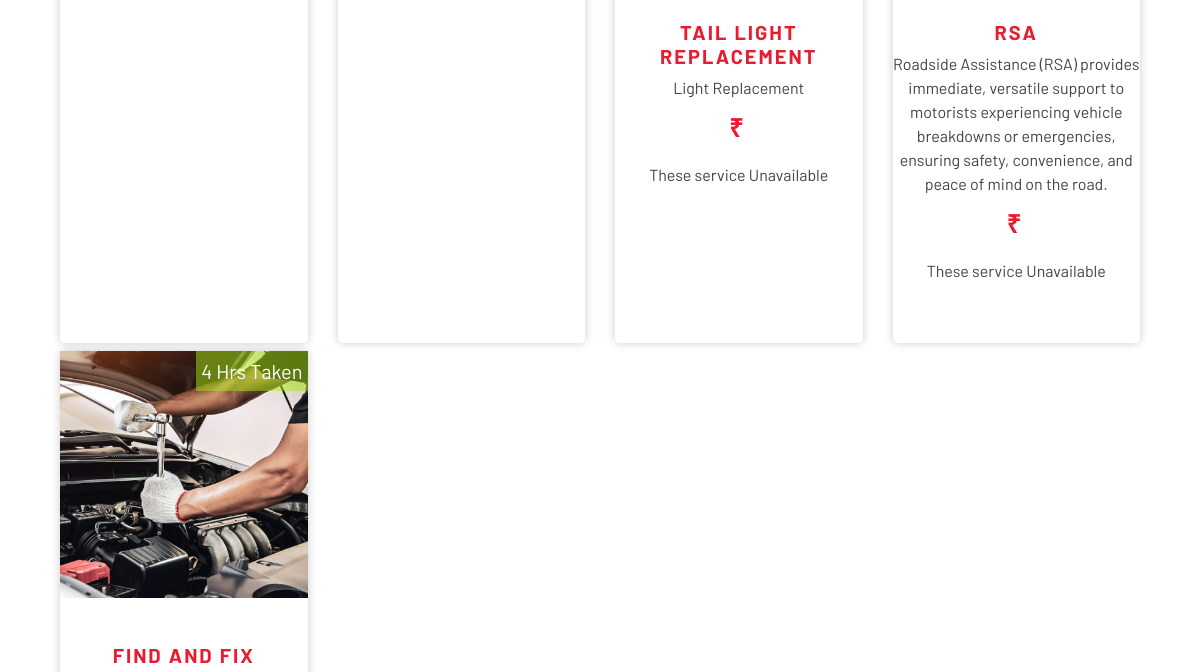
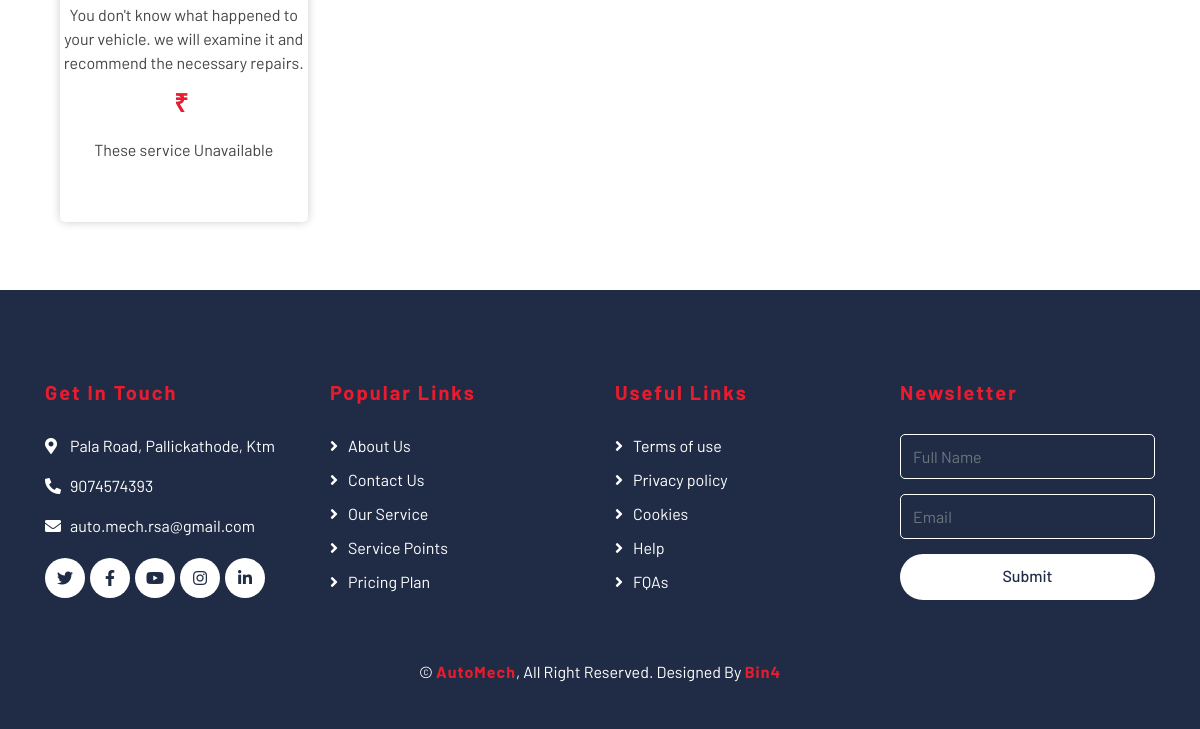
Page /service/cost (lower part) on the earlier database version (2 pictures, top to bottom).
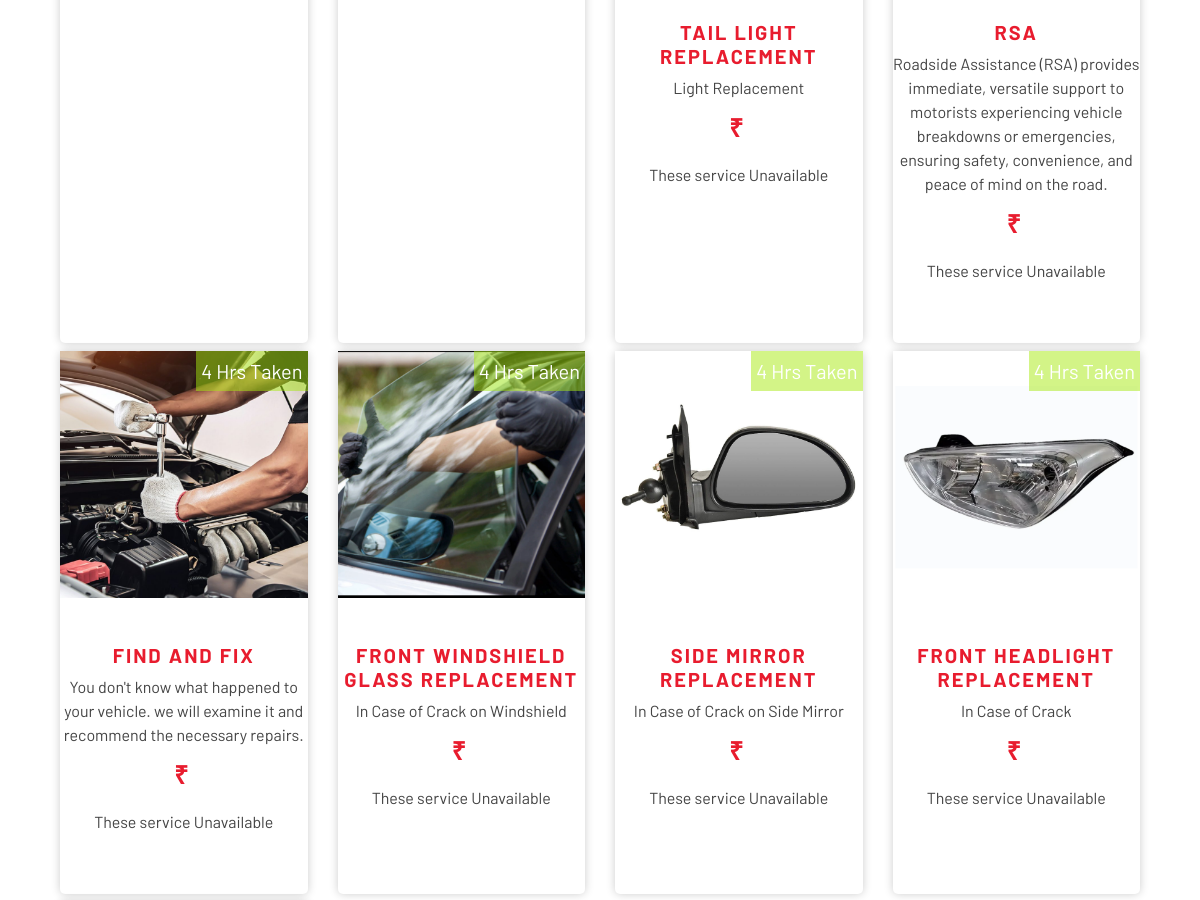
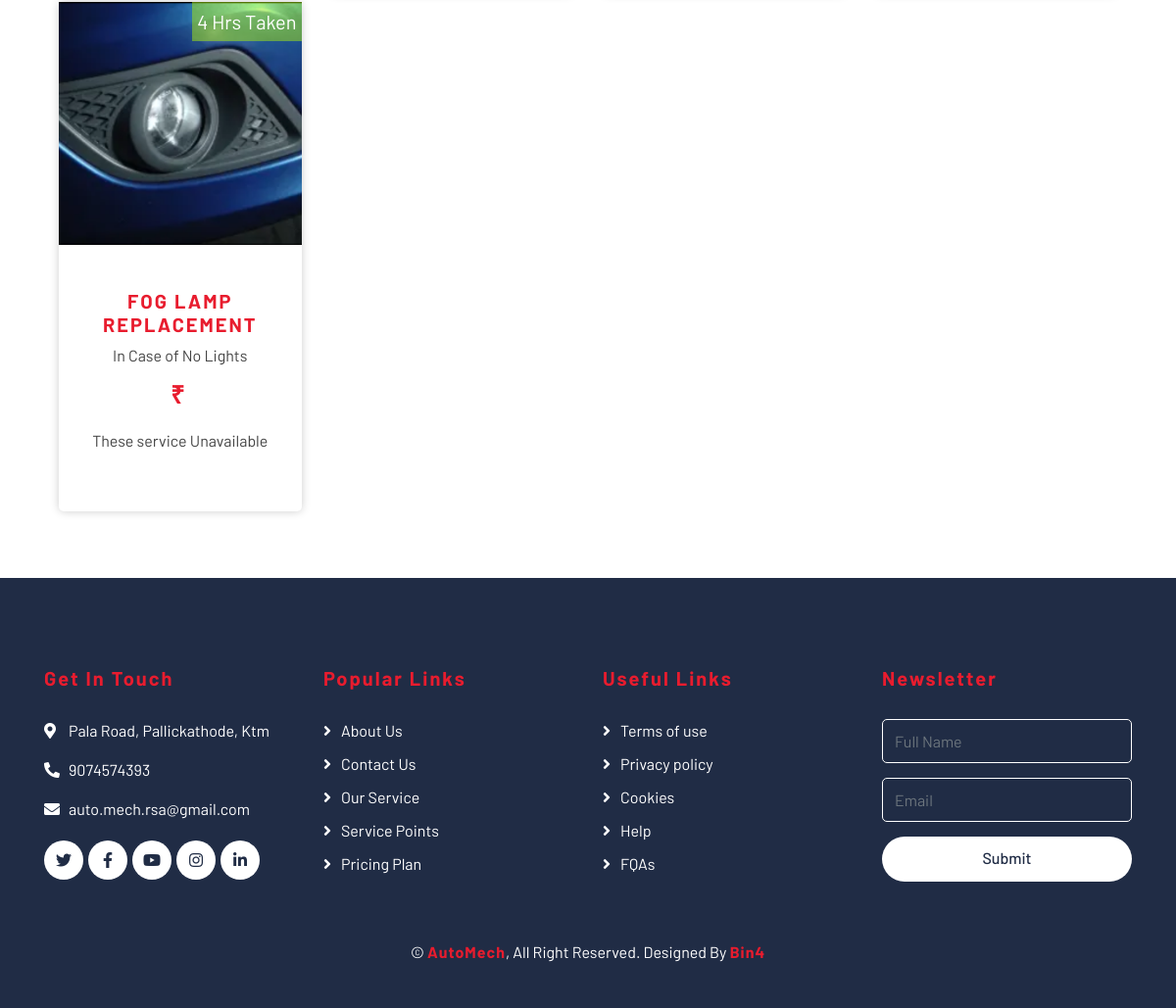
Same page on the later database version (2 pictures, top to bottom).
### client/models.py (models this page shows, shortened)
class ServiceList(models.Model):
    service_name = models.CharField(max_length=255,unique=True)
    service_category = models.ForeignKey('ServiceCategory', on_delete=models.CASCADE)
    description = models.TextField(null=True, blank=True)
    service_Image = models.ImageField(upload_to='service_images/',blank=True, null=True)
    tasks = models.ManyToManyField(Task)
    slug = models.SlugField(unique=True, blank=True)

### client/views.py (the view)
# urls.py: path('service/cost',views.servicecost_estimation,name='service_cost_finder'),
def servicecost_estimation(request):
    variant = None
    if request.method == "POST":
        model_variant_id = request.POST.get('model_variant')
        variant = ModelVariant.objects.get(id =  model_variant_id)
    services = ServiceList.objects.all()
    service_prices = ServicePrice.objects.none()
    if variant:
        service_prices = ServicePrice.objects.filter(variant=variant)
    services_with_prices = []
    for service in services:
        price = next((price for price in service_prices if price.service == service), None)
        if price:
            services_with_prices.append((service, price))
        else:
            services_with_prices.append((service,  0.0))
    make_companys = CarMake.objects.all()
    model_names= CarModel.objects.all()
    model_variants = ModelVariant.objects.all()
    context = {
        'services_with_prices': services_with_prices,
        'make_companys': make_companys,
        'model_names' : model_names,
        'model_variants' : model_variants,
        'resvariant': variant
    }
    return render(request, 'client/servicecost_estimation.html', context)

### client/models.py (called while the page is built)
    def __str__(self):
        return self.make_name

    def __str__(self):
        return self.model_name

    def __str__(self):
        return f"{self.model.model_name} - {self.variant_name}"

### templates/client/servicecost_estimation.html (shortened to what this page needs)
{% extends 'client/base.html' %}
{%block content%}
{% load static %}
<div class="price">
  <div class="container">
              <div class="row">
                {%for service, price in services_with_prices %}
                    <div class="col-md-3 mb-2">
                        <div class="price-item featured-item d-flex flex-column h-100">
                            <div class="image-model-container">
                                <div class="duration-container">
                                    4 Hrs Taken
                                </div>
                                <img src="{{service.service_Image.url }}"  class="img-fluid zoom-modimage" alt="Your Image">
                            </div>
                            <div class="price-header">
                                <h3> {{service.service_name }}</h3>
                                {{service.description }}
                                <h2><span>₹ {{price.price }}</span></h2>
                                {% if price == 0%}
                                These service Unavailable
                                {%endif%}
                            </div>
                        </div>
                    </div>
                {%endfor%}
              </div>
      </div>
  </div>
{%endblock%}

### templates/client/base.html (shortened to what this page needs)
<!DOCTYPE html>
{% load static %} {% comment %} {% load socialaccount %} {% endcomment %}
<html lang="en">
  <head>
    <link href="https://stackpath.bootstrapcdn.com/bootstrap/4.4.1/css/bootstrap.min.css" rel="stylesheet" />
    <link href="https://cdnjs.cloudflare.com/ajax/libs/font-awesome/5.10.0/css/all.min.css" rel="stylesheet" />
    <link href="{% static 'lib/flaticon/font/flaticon.css' %}" rel="stylesheet" />
    <link href="{% static 'lib/animate/animate.min.css' %}" rel="stylesheet" />
    <link href="{% static 'lib/owlcarousel/assets/owl.carousel.min.css' %}" rel="stylesheet" />
    <link rel="stylesheet" href="https://unpkg.com/leaflet@1.9.4/dist/leaflet.css" />
    <link href="{% static 'css/style.css' %}" rel="stylesheet" />
  </head>
  <body>
     {% block content %}
    {% endblock %}
    <div id="toast-container" class="position-absolute top-0 end-0 p-3">
    </div>
    <div class="footer">
      <div class="container">
        <div class="row">
          <div class="col-lg-3 col-md-6">
            <div class="footer-contact">
              <h2>Get In Touch</h2>
              <p>
                <i class="fa fa-map-marker-alt"></i>Pala Road, Pallickathode, Ktm
              </p>
              <p>
                <i class="fa fa-phone-alt"></i>9074574393
              </p>
              <p>
                <i class="fa fa-envelope"></i>auto.mech.rsa@gmail.com
              </p>
              <div class="footer-social">
                <a class="btn" href=""><i class="fab fa-twitter"></i></a>
                <a class="btn" href=""><i class="fab fa-facebook-f"></i></a>
                <a class="btn" href=""><i class="fab fa-youtube"></i></a>
                <a class="btn" href=""><i class="fab fa-instagram"></i></a>
                <a class="btn" href=""><i class="fab fa-linkedin-in"></i></a>
              </div>
            </div>
          </div>
          <div class="col-lg-3 col-md-6">
            <div class="footer-link">
              <h2>Popular Links</h2>
              <a href="">About Us</a>
              <a href="">Contact Us</a>
              <a href="">Our Service</a>
              <a href="{% url 'map_view' %}">Service Points</a>
              <a href="{% url 'service_cost_finder' %}">Pricing Plan</a>
            </div>
          </div>
          <div class="col-lg-3 col-md-6">
            <div class="footer-link">
              <h2>Useful Links</h2>
              <a href="{% url 'terms' %}" >Terms of use</a>
              <a href="{% url 'privacy' %}">Privacy policy</a>
              <a href="">Cookies</a>
              <a href="">Help</a>
              <a href="">FQAs</a>
            </div>
          </div>
          <div class="col-lg-3 col-md-6">
            <div class="footer-newsletter">
              <h2>Newsletter</h2>
              <form>
                <input class="form-control" placeholder="Full Name" />
                <input class="form-control" placeholder="Email" />
                <button class="btn btn-custom">Submit</button>
              </form>
            </div>
          </div>
        </div>
      </div>
      <div class="container copyright">
        <p>
          &copy; <a href="#">AutoMech</a>, All Right Reserved. Designed By
          <a href="https://.com">Bin4</a>
        </p>
      </div>
    </div>
    {% load sweetify %} {% sweetify %}
  </body>
</html>

### static/css/style.css (style rules this page uses)
:root { --text_color:#444444; --back: #ffffff; --nav_color: #202C45; --red_orn: #E81C2E; }
body { color: var(--text_color); font-weight: 400; background:var(--back); font-family: 'Barlow', sans-serif; }
h1, h2, h3, h4, h5, h6 { color: var(--nav_color); }
a { color: var(--nav_color); transition: .3s; }
.btn.btn-custom { padding: 10px 30px 12px 30px; text-align: center; font-size: 16px; font-weight: 500; color: #ffffff; background: var(--red_orn); border: none; border-radius: 60px; box-shadow: inset 0 0 0 0 #202C45; transition: ease-out 0.5s; -webkit-transition: ease-out 0.5s; -moz-transition: ease-out 0.5s; }
.price { position: relative; width: 100%; padding: 45px 0 15px 0; }
.price .row { padding: 0 15px; }
.image-model-container { position: relative; overflow: hidden; }
.image-model-container img { width: 100%; height: auto; object-fit: contain; transition: transform 0.3s ease; }
.duration-container { position: absolute; top: 0; right: 0; background: rgba(168, 233, 16, 0.5); color: #fff; padding: 5px; font-size: 20px; }
.price .price-item { position: relative; margin-bottom: 30px; background: var(--back); border-radius: 5px; text-align: center; }
.price .featured-item { box-shadow: 0 0 10px rgba(0, 0, 0, .2); z-index: 1; }
.price .price-header { padding: 45px 0 30px 0; }
.price .price-header h3 { font-size: 20px; font-weight: 700; letter-spacing: 2px; text-transform: uppercase; }
.price .price-header h2 { display: flex; align-items: flex-start; justify-content: center; font-size: 60px; font-weight: 700; letter-spacing: 5px; }
.price .price-header h2 span { font-size: 25px; line-height: 55px; }
.price .price-item.featured-item h2, .price .price-item.featured-item h3 { color: var(--red_orn); }
.footer { position: relative; margin-top: 45px; padding-top: 90px; background: #202C45; }
.footer .footer-contact, .footer .footer-link, .footer .footer-newsletter { position: relative; margin-bottom: 45px; color: #ffffff; }
.footer .footer-contact h2, .footer .footer-link h2, .footer .footer-newsletter h2 { margin-bottom: 30px; font-size: 20px; font-weight: 700; letter-spacing: 2px; color: var(--red_orn); }
.footer .footer-link a { display: block; margin-bottom: 10px; color: #ffffff; transition: .3s; }
.footer .footer-link a::before { position: relative; content: "\f105"; font-family: "Font Awesome 5 Free"; font-weight: 900; margin-right: 10px; }
.footer .footer-contact p i { width: 25px; }
.footer .footer-social { position: relative; margin-top: 20px; display: flex; }
.footer .footer-social a { width: 40px; height: 40px; display: flex; align-items: center; justify-content: center; color: #202C45; background: #ffffff; border-radius: 40px; margin-right: 5px; transition: .5s; }
.footer .footer-social a:last-child { margin: 0; }
.footer .footer-newsletter form { position: relative; width: 100%; }
.footer .footer-newsletter input { margin-bottom: 15px; height: 45px; background: transparent; border: 1px solid #ffffff; border-radius: 5px; }
.footer .footer-newsletter .btn.btn-custom { width: 100%; color: #202C45; background: #ffffff; box-shadow: inset 0 0 0 0 var(--red_orn); }
.footer .copyright { text-align: center; padding-top: 15px; padding-bottom: 45px; }
.footer .copyright p { margin: 0; color: #ffffff; }
.footer .copyright p a { color: var(--red_orn); font-weight: 700; letter-spacing: 1px; }
.zoom-modimage { transition: transform 0.2s; }

Differences in the rows shown:
added ServiceList: service_Image (picture), service_name "FRONT WINDSHIELD GLASS REPLACEMENT", description "In Case of Crack on Windshield", shows "These service Unavailable"
added ServiceList: service_Image (picture), service_name "SIDE MIRROR REPLACEMENT", description "In Case of Crack on Side Mirror", shows "These service Unavailable"
added ServiceList: service_Image (picture), service_name "FRONT HEADLIGHT REPLACEMENT", description "In Case of Crack", shows "These service Unavailable"
added ServiceList: service_Image (picture), service_name "FOG LAMP REPLACEMENT", description "In Case of No Lights", shows "These service Unavailable"
